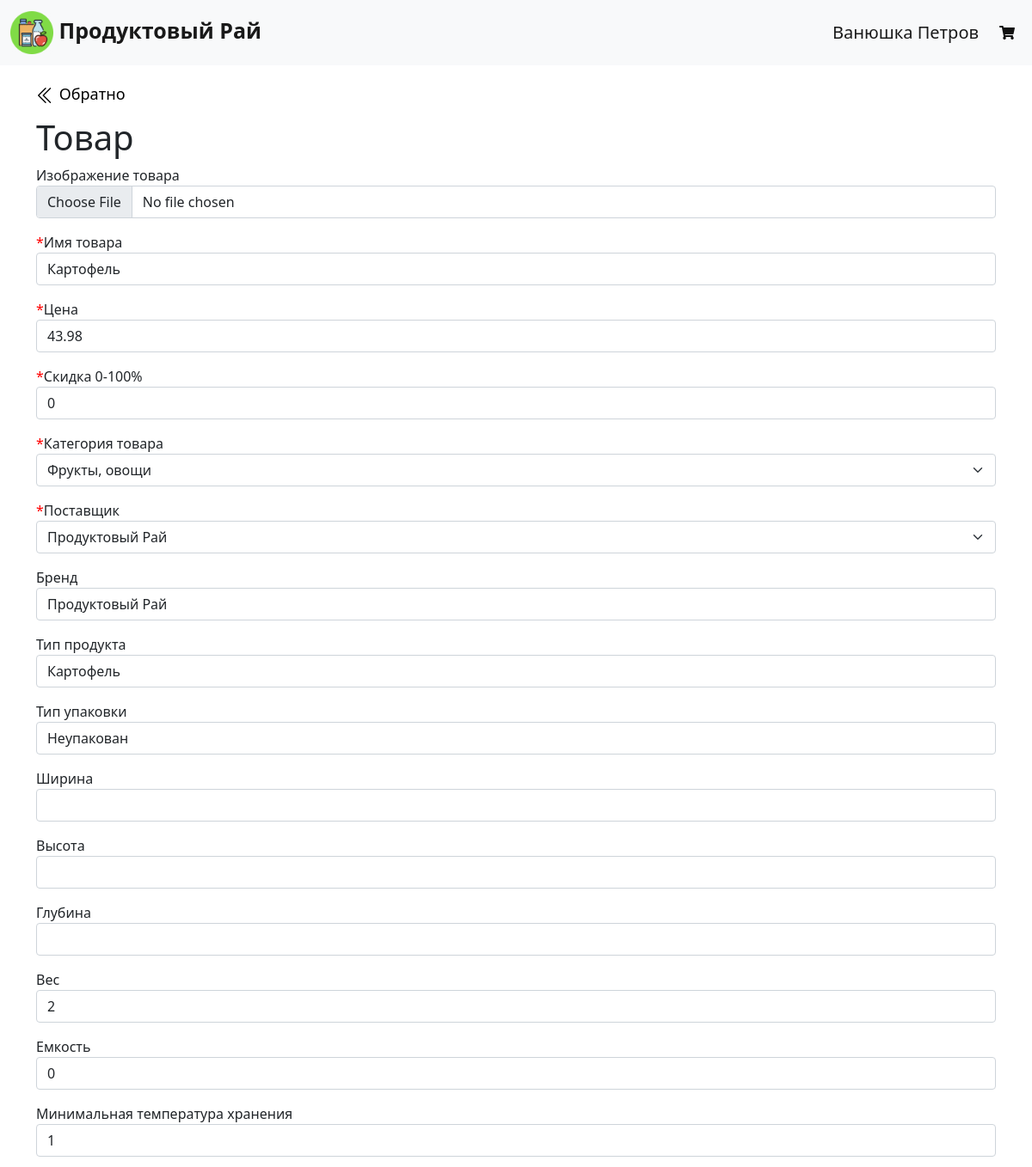
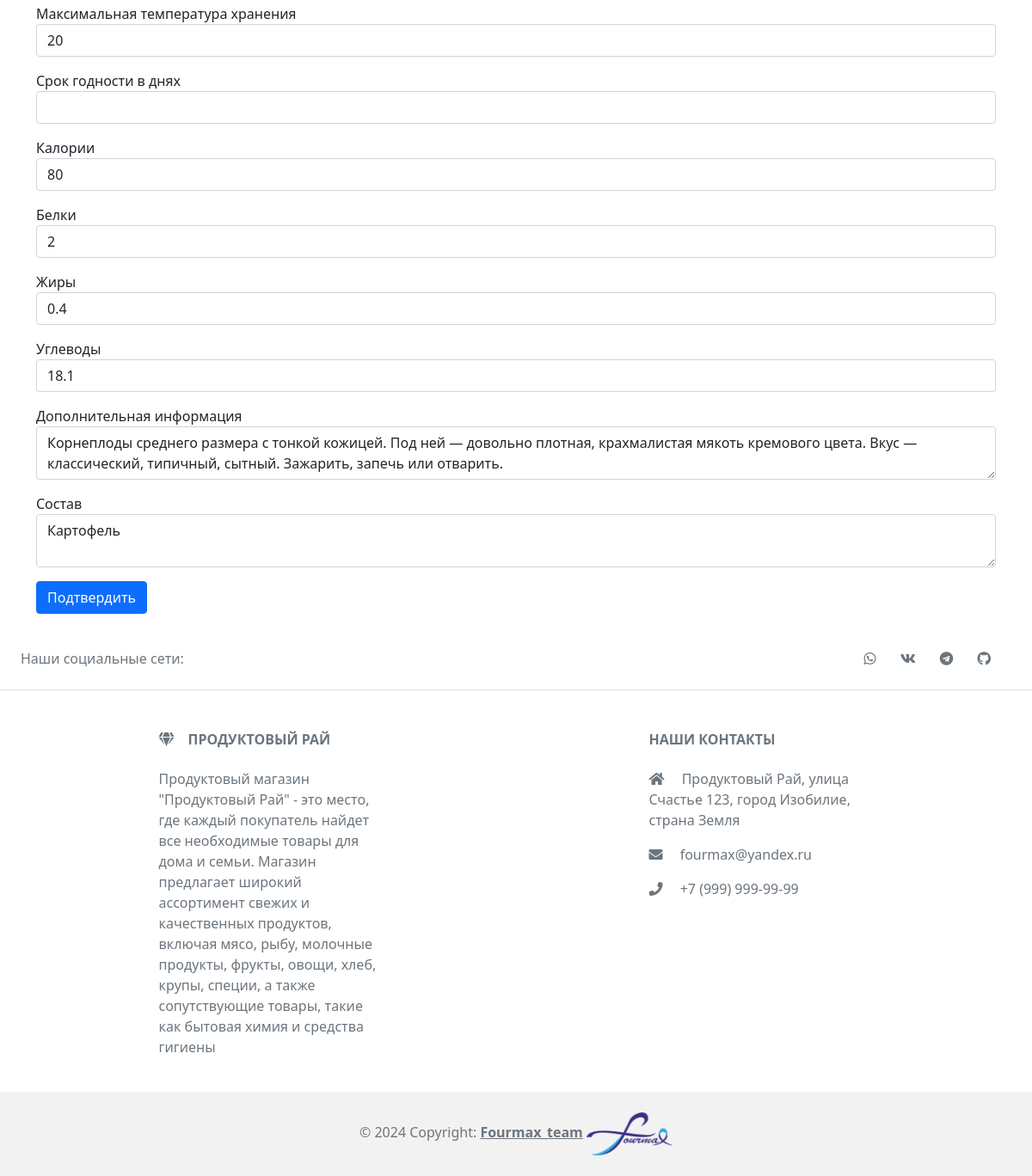
/update_product/2 (signed in), run on the app's committed database (2 pictures, top to bottom).
### data/users.py (models this page shows, shortened)
class User(SqlAlchemyBase, UserMixin, SerializerMixin):
    __tablename__ = 'users'
    id = sqlalchemy.Column(sqlalchemy.Integer, primary_key=True,
                           autoincrement=True)
    surname = sqlalchemy.Column(sqlalchemy.String, nullable=True)
    name = sqlalchemy.Column(sqlalchemy.String, nullable=True)
    items_list = sqlalchemy.Column(sqlalchemy.String, nullable=True)
    mobile_phone = sqlalchemy.Column(
        sqlalchemy.String, index=True, unique=True, nullable=True
    )
    hashed_password = sqlalchemy.Column(sqlalchemy.String, nullable=True)
    orders = orm.relationship('Order', back_populates='user')

### data/items.py (models this page shows)
class Item(SqlAlchemyBase, SerializerMixin):
    __tablename__ = 'items'
    id = sqlalchemy.Column(sqlalchemy.Integer, primary_key=True,
                           autoincrement=True)
    name = sqlalchemy.Column(sqlalchemy.String, nullable=True)
    price = sqlalchemy.Column(sqlalchemy.Float, nullable=True)
    discount = sqlalchemy.Column(sqlalchemy.Float, nullable=True)
    supplier = sqlalchemy.Column(sqlalchemy.Integer,
                                 sqlalchemy.ForeignKey('suppliers.id'))
    category = sqlalchemy.Column(sqlalchemy.Integer,
                                 sqlalchemy.ForeignKey('categories.id'))
    brand = sqlalchemy.Column(sqlalchemy.String, nullable=True)
    type = sqlalchemy.Column(sqlalchemy.String, nullable=True)
    type_of_packing = sqlalchemy.Column(sqlalchemy.String, nullable=True)
    width = sqlalchemy.Column(sqlalchemy.String, nullable=True)
    height = sqlalchemy.Column(sqlalchemy.String, nullable=True)
    depth = sqlalchemy.Column(sqlalchemy.String, nullable=True)
    weight = sqlalchemy.Column(sqlalchemy.String, nullable=True)
    capacity = sqlalchemy.Column(sqlalchemy.String, nullable=True)
    min_temp = sqlalchemy.Column(sqlalchemy.String, nullable=True)
    max_temp = sqlalchemy.Column(sqlalchemy.String, nullable=True)
    expiration_date = sqlalchemy.Column(sqlalchemy.String, nullable=True)
    calories = sqlalchemy.Column(sqlalchemy.String, nullable=True)
    squirrels = sqlalchemy.Column(sqlalchemy.String, nullable=True)
    fats = sqlalchemy.Column(sqlalchemy.String, nullable=True)
    carbohydrates = sqlalchemy.Column(sqlalchemy.String, nullable=True)
    description = sqlalchemy.Column(sqlalchemy.String, nullable=True)
    composition = sqlalchemy.Column(sqlalchemy.String, nullable=True)
    categories = orm.relationship('Category')
    suppliers = orm.relationship('Supplier')

### server.py (the view, shortened to what this page needs)
@app.route("/update_product/<int:item_id>", methods=['GET', 'POST'])
def update_product_page(item_id):
    session = db_session.create_session()
    suppliers_names = [
        supplier.name for supplier in session.query(Supplier).all()
    ]
    categories_names = [
        category.name for category in session.query(Category).all()
    ]
    form = AddProductForm()
    form.supplier.choices = suppliers_names
    form.category.choices = categories_names
    if request.method == "GET":
        session = db_session.create_session()
        item = session.query(Item).filter(Item.id == item_id).first()
        if item:
            form.name.data = item.name
            form.cost.data = item.price
            form.discount.data = item.discount
            form.category.data = session.query(Category).filter(
                Category.id == item.category
            ).first().name
            form.supplier.data = session.query(Supplier).filter(
                Supplier.id == item.supplier
            ).first().name
            form.brand.data = item.brand
            form.type.data = item.type
            form.type_of_packing.data = item.type_of_packing
            form.width.data = item.width
            form.height.data = item.height
            form.depth.data = item.depth
            form.weight.data = item.weight
            form.capacity.data = item.capacity
            form.min_temp.data = item.min_temp
            form.max_temp.data = item.max_temp
            form.expiration_date.data = item.expiration_date
            form.calories.data = item.calories
            form.squirrels.data = item.squirrels
            form.fats.data = item.fats
            form.carbohydrates.data = item.carbohydrates
            form.extra_information.data = item.description
            form.composition.data = item.composition
        else:
            abort(404)
    return render_template(
        'add_product.html', title='Редактирование товара',
        host_data=request.host, form=form
    )

### data/db_session.py (called while the page is built)
def create_session() -> Session:
    global __factory
    return __factory()

### server.py (called while the page is built)
@login_manager.user_loader
def load_user(user_id):
    db_sess = db_session.create_session()
    return db_sess.query(User).get(user_id)

### templates/add_product.html (shortened to what this page needs)
{% extends "base.html" %}
{% block content %}
    <div class="return-to-catalog" style="padding-top: 20px;">
        <a href="/admin">
        </a>
        <a href="/admin">Обратно</a>
    </div>
    <h1>Товар</h1>
    <form action="" method="post" enctype="multipart/form-data">
        <p>
            {{ form.product_image.label }}<br>
            {{ form.product_image(class="form-control", accept=".png") }}
        </p>
        <p>
            <span class="req-marker">*</span>{{ form.name.label }}<br>
            {{ form.name(class="form-control") }}
        </p>
        <p>
            <span class="req-marker">*</span>{{ form.cost.label }}<br>
            {{ form.cost(class="form-control") }}
        </p>
        <p>
            <span class="req-marker">*</span>{{ form.discount.label }}<br>
            {{ form.discount(class="form-control") }}
        </p>
        <p>
            <span class="req-marker">*</span>{{ form.category.label }}<br>
            {{ form.category(class="form-select") }}
        </p>
        <p>
            <span class="req-marker">*</span>{{ form.supplier.label }}<br>
            {{ form.supplier(class="form-select") }}
        </p>
        <p>
            {{ form.brand.label }}<br>
            {{ form.brand(class="form-control") }}
        </p>
        <p>
            {{ form.type.label }}<br>
            {{ form.type(class="form-control") }}
        </p>
        <p>
            {{ form.type_of_packing.label }}<br>
            {{ form.type_of_packing(class="form-control") }}
        </p>
        <p>
            {{ form.width.label }}<br>
            {{ form.width(class="form-control") }}
        </p>
        <p>
            {{ form.height.label }}<br>
            {{ form.height(class="form-control") }}
        </p>
        <p>
            {{ form.depth.label }}<br>
            {{ form.depth(class="form-control") }}
        </p>
        <p>
            {{ form.weight.label }}<br>
            {{ form.weight(class="form-control") }}
        </p>
        <p>
            {{ form.capacity.label }}<br>
            {{ form.capacity(class="form-control") }}
        </p>
        <p>
            {{ form.min_temp.label }}<br>
            {{ form.min_temp(class="form-control") }}
        </p>
        <p>
            {{ form.max_temp.label }}<br>
            {{ form.max_temp(class="form-control") }}
        </p>
        <p>
            {{ form.expiration_date.label }}<br>
            {{ form.expiration_date(class="form-control") }}
        </p>
        <p>
            {{ form.calories.label }}<br>
            {{ form.calories(class="form-control") }}
        </p>
        <p>
            {{ form.squirrels.label }}<br>
            {{ form.squirrels(class="form-control") }}
        </p>
        <p>
            {{ form.fats.label }}<br>
            {{ form.fats(class="form-control") }}
        </p>
        <p>
            {{ form.carbohydrates.label }}<br>
            {{ form.carbohydrates(class="form-control") }}
        </p>
        <p>
            {{ form.extra_information.label }}<br>
            {{ form.extra_information(class="form-control") }}
        </p>
        <p>
            {{ form.composition.label }}<br>
            {{ form.composition(class="form-control") }}
        </p>
        <p>{{ form.submit(type="submit", class="btn btn-primary") }}</p>
    </form>
{% endblock %}

### templates/base.html (shortened to what this page needs)
<!doctype html>
<html lang="en">
<head>
    <link href="/static/css/normalize.css" rel="stylesheet">
    <link href="https://cdn.jsdelivr.net/npm/bootstrap@5.0.0-beta3/dist/css/bootstrap.min.css" rel="stylesheet">
	<link rel="stylesheet" href="https://use.fontawesome.com/releases/v5.15.3/css/all.css">
    <link rel="stylesheet" type="text/css" href="/static/css/style.css" />
</head>
    <body>
    <header>
        <nav class="navbar navbar-expand-sm navbar-light bg-light">
            <div class="container-fluid">
                <a class="navbar-brand" href="/"
                   style="font-size: 25px">
                    <img src="/static/img/nav_icon.png" class="nav_icon"
                         width="50px" height="50px">
                    <b>Продуктовый Рай</b>
                </a>
                <div class="collapse navbar-collapse" id="navbarSupportedContent">
                    <ul class="navbar-nav ms-auto mb-1 mb-lg-0">
                        {% if current_user.is_authenticated %}
                            <a class="navbar-brand" href="{{ '/admin' if current_user.id == 1 else '/personal_account' }}" id="{{current_user.id}}" name="current_user">{{ current_user.name }} {{ current_user.surname }}</a>
                        {% endif %}
                        <li class="nav-item">
                            {% if current_user.is_authenticated %}
                                {% if current_user.id != 1 %}
                                    <a class="nav-link" href="#" data-bs-toggle="modal" data-bs-target="#modal-cart">
                                        <i class="fas fa-shopping-cart"></i>
                                    </a>
                                {% endif %}
                            {% else %}
                                <a class="nav-link" href="/login">
                                    <i class="fas fa-shopping-cart"></i>
                                </a>
                            {% endif %}
                        </li>
                    </ul>
                </div>
            </div>
        </nav>
    </header>
    <main role="main" class="container">
        {% block content %}{% endblock %}
    </main>
    <footer class="text-center text-lg-start bg-body-tertiary text-muted">
      <section class="d-flex justify-content-center justify-content-lg-between p-4 border-bottom">
        <div class="me-5 d-none d-lg-block">
          <span>Наши социальные сети:</span>
        </div>
        <div>
          <a href="#" class="me-4 text-reset"><i class="fab fa-whatsapp"></i></a>
          <a href="#" class="me-4 text-reset"><i class="fab fa-vk"></i></a>
          <a href="#" class="me-4 text-reset"><i class="fab fa-telegram"></i></a>
          <a href="https://github.com/DABer1805/online_store.git" class="me-4 text-reset"><i class="fab fa-github"></i></a>
        </div>
      </section>
      <section class="">
        <div class="container text-center text-md-start mt-5">
          <div class="row mt-3">
            <div class="col-md-3 col-lg-4 col-xl-3 mx-auto mb-4">
              <h6 class="text-uppercase fw-bold mb-4">
                <i class="fas fa-gem me-3"></i>Продуктовый Рай
              </h6>
              <p>
                Продуктовый магазин "Продуктовый Рай" - это место, где
                каждый покупатель найдет все необходимые
                товары для дома и семьи. Магазин предлагает широкий
                ассортимент свежих и качественных продуктов, включая мясо,
                рыбу, молочные продукты, фрукты, овощи, хлеб, крупы,
                специи, а также сопутствующие товары, такие как бытовая
                химия и средства гигиены
              </p>
            </div>
            <div class="col-md-4 col-lg-3 col-xl-3 mx-auto mb-md-0 mb-4">
              <h6 class="text-uppercase fw-bold mb-4">Наши контакты</h6>
              <p><i class="fas fa-home me-3"></i> Продуктовый Рай, улица Счастье 123, город Изобилие, страна Земля</p>
              <p>
                <i class="fas fa-envelope me-3"></i>
                fourmax@yandex.ru
              </p>
              <p><i class="fas fa-phone me-3"></i> +7 (999) 999-99-99</p>
            </div>
          </div>
        </div>
      </section>
      <div class="text-center p-4" style="background-color: rgba(0, 0, 0, 0.05);">
        © 2024 Copyright:
        <a class="text-reset fw-bold" href="https://github.com/DABer1805/online_store.git">Fourmax_team</a>
          <img src="/static/img/brand_img.png" style="height: 50px; width: 100px">
      </div>
    </footer>
    </body>
</html>

### static/css/style.css (style rules this page uses)
* { scrollbar-width: 3px; scrollbar-color: #c1c1c1 #f1f1f1; }
.navbar-light .navbar-nav .nav-link { color: #111; font-weight: 500; text-transform: uppercase; }
.return-to-catalog { height: 60px; }
.return-to-catalog a { color: black; font-size: 18px; font-weight: 450; text-decoration: none; }
.return-to-catalog svg { width: 22px; height: 22px; }
.req-marker { color: red; }

### data on the page
User: name "Ванюшка", surname "Петров"
Item: name "Картофель", discount "0", category "Фрукты, овощи", supplier "Продуктовый Рай", brand "Продуктовый Рай", type "Картофель", type_of_packing "Неупакован", weight "2", capacity "0", min_temp "1", max_temp "20", calories "80", squirrels "2", fats "0.4", carbohydrates "18.1", composition "Картофель"
